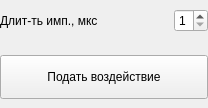
<?xml version="1.0" encoding="UTF-8"?>
<ui version="4.0">
 <class>RunControlWidget</class>
 <widget class="QWidget" name="RunControlWidget">
  <property name="geometry">
   <rect>
    <x>0</x>
    <y>0</y>
    <width>208</width>
    <height>108</height>
   </rect>
  </property>
  <layout class="QVBoxLayout" name="root">
   <property name="spacing">
    <number>14</number>
   </property>
   <property name="leftMargin">
    <number>0</number>
   </property>
   <property name="topMargin">
    <number>0</number>
   </property>
   <property name="rightMargin">
    <number>0</number>
   </property>
   <property name="bottomMargin">
    <number>0</number>
   </property>
   <item>
    <layout class="QGridLayout" name="grid_params" columnstretch="1,0">
     <property name="horizontalSpacing">
      <number>12</number>
     </property>
     <property name="verticalSpacing">
      <number>14</number>
     </property>
     <item row="0" column="0">
      <widget class="QLabel" name="label_trigger">
       <property name="text">
        <string>Длит-ть имп., мкс</string>
       </property>
      </widget>
     </item>
     <item row="0" column="1">
      <widget class="QSpinBox" name="spinBox_dur_imp_us">
       <property name="minimum">
        <number>1</number>
       </property>
       <property name="maximum">
        <number>5</number>
       </property>
      </widget>
     </item>
    </layout>
   </item>
   <item>
    <widget class="PrimaryButton" name="pushButton_impact">
     <property name="minimumSize">
      <size>
       <width>0</width>
       <height>44</height>
      </size>
     </property>
     <property name="text">
      <string>Подать воздействие</string>
     </property>
    </widget>
   </item>
  </layout>
 </widget>
 <customwidgets>
  <customwidget>
   <class>PrimaryButton</class>
   <extends>QPushButton</extends>
   <header>dark_pro_widgets.widgets.controls.buttons</header>
  </customwidget>
 </customwidgets>
 <resources/>
 <connections/>
</ui>
